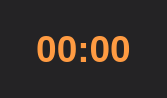
<?xml version="1.0" encoding="UTF-8"?>
<ui version="4.0">
 <class>Form</class>
 <widget class="QWidget" name="Form">
  <property name="geometry">
   <rect>
    <x>0</x>
    <y>0</y>
    <width>167</width>
    <height>98</height>
   </rect>
  </property>
  <property name="minimumSize">
   <size>
    <width>20</width>
    <height>20</height>
   </size>
  </property>
  <property name="font">
   <font>
    <pointsize>18</pointsize>
    <bold>true</bold>
   </font>
  </property>
  <property name="windowTitle">
   <string>Form</string>
  </property>
  <property name="styleSheet">
   <string notr="true">background-color: #242325;
color: #FF9B42;</string>
  </property>
  <layout class="QGridLayout" name="gridLayout">
   <property name="leftMargin">
    <number>0</number>
   </property>
   <property name="topMargin">
    <number>0</number>
   </property>
   <property name="rightMargin">
    <number>0</number>
   </property>
   <property name="bottomMargin">
    <number>0</number>
   </property>
   <property name="spacing">
    <number>0</number>
   </property>
   <item row="0" column="0" colspan="2">
    <widget class="QLabel" name="clockLabel">
     <property name="font">
      <font>
       <pointsize>28</pointsize>
       <bold>true</bold>
      </font>
     </property>
     <property name="text">
      <string>00:00</string>
     </property>
     <property name="alignment">
      <set>Qt::AlignCenter</set>
     </property>
    </widget>
   </item>
  </layout>
 </widget>
 <resources/>
 <connections/>
</ui>
